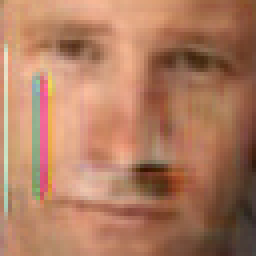
#> input picture Images/Aaron97_0.png, 64 x 64 px (shown 4 times larger)
$ python -i utilities.py   (imports and definitions only)
#> lines starting #> are read from the running program, lines starting #| are printed output that depends on the picture
# coding=utf-8
from config import *

import numpy as np
from os import remove
import requests
from PIL import Image
from time import sleep


# [16 lines left out: functions dict_parser, class_labels_to_one_hot, not called in this run]


class ServerError(Exception):
    def __init__(self, message):
        super().__init__(message)


def query_to_text(image_path, retries=5):
    files = {'image': (image_path, open(image_path, 'rb'), 'image/png')}
    data = {'key': KEY}
    for i in range(retries):
        r = requests.post(URL, files=files, data=data)
        if r.status_code != 200:
            print("Query failed. Status code:")
            print(str(r.status_code) + ' ' + r.text)
            if i == retries - 1:
                raise ServerError("Too many retries. " + str(r.status_code) + ' ' + r.text)
            else:
                print("Trying again")
                sleep(1)
        else:
            break
    return r.text


def query_to_labels(image_path):
    return class_labels_to_one_hot(query_to_text(image_path))


# [18 lines left out: functions url_to_array, url_to_torch, not called in this run]


def save(im, save_url):
    save_im = Image.fromarray(im)
    save_im.save(save_url)
    return None


def save_and_query(im, save_url, delete=False):
    save(im, save_url)
    label = np.array(query_to_labels(save_url))
    if delete:
        try:
            remove("save_url")
        except FileNotFoundError:
            pass
    return label


# [15 lines left out: functions query_names, torch_to_array, not called in this run]

>>> import cv2
>>> picture = cv2.imread('Images/Aaron97_0.png', cv2.IMREAD_GRAYSCALE)
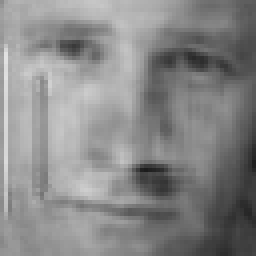
#> picture: shape (64, 64) (shown 4 times larger); min 28, max 226, mean 135.7
>>> result = save_and_query(picture, 'out.png')
#> (the run stopped early here; a loop or call above may not have finished)

$ run again, on Images/Aaron_Eckhart_0001.ppm.png
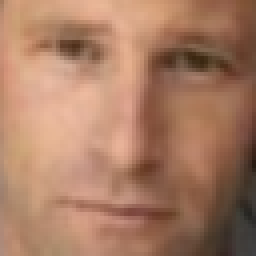
#> input picture Images/Aaron_Eckhart_0001.ppm.png, 64 x 64 px (shown 4 times larger)
#> `picture = cv2.imread('Images/Aaron97_0.png', cv2.IMREAD_GRAYSCALE)`:
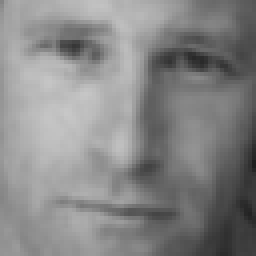
#> picture: shape (64, 64) (shown 4 times larger); min 30, max 199, mean 134.2

$ run again, on Images/Combined.png
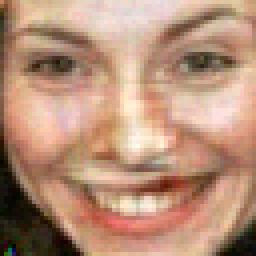
#> input picture Images/Combined.png, 64 x 64 px (shown 4 times larger)
#> `picture = cv2.imread('Images/Aaron97_0.png', cv2.IMREAD_GRAYSCALE)`:
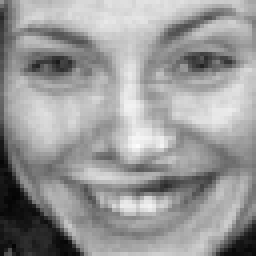
#> picture: shape (64, 64) (shown 4 times larger); min 4, max 252, mean 152.9

$ run again, on Images/GAN3.png.png
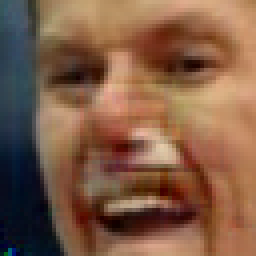
#> input picture Images/GAN3.png.png, 64 x 64 px (shown 4 times larger)
#> `picture = cv2.imread('Images/Aaron97_0.png', cv2.IMREAD_GRAYSCALE)`:
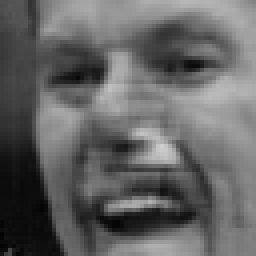
#> picture: shape (64, 64) (shown 4 times larger); min 3, max 206, mean 100.2
